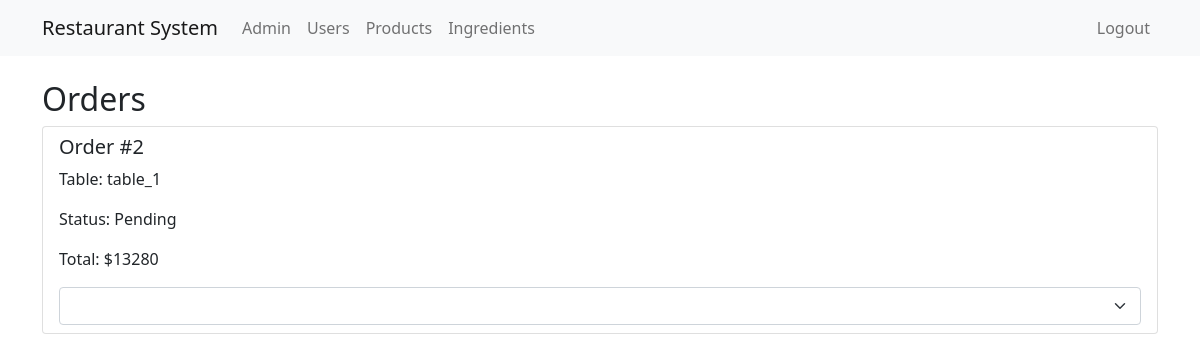
Page /orders/ (signed in) on the committed database.
### core/models.py (models this page shows)
class Order(models.Model):
    STATUS_CHOICES = (
        ('waiting', 'Waiting'),
        ('pending', 'Pending'),
        ('processing', 'Processing'),
        ('ready', 'Ready'),
        ('cancelled', 'Cancelled'),
    )
    ORDER_TYPES = (
        ('offline', 'Offline'),
        ('online', "Online"),
    )
    PAYMENT_TYPES = (
        ('cash', 'Cash'),
        ('card', 'Card'),
        ('qr', 'QR'),
    )
    order_status = models.CharField(max_length=20, choices=STATUS_CHOICES, default='waiting')
    order_type = models.CharField(max_length=20, choices=ORDER_TYPES, default='offline')
    payment_type = models.CharField(max_length=20, choices=ORDER_TYPES, default='card')
    table = models.ForeignKey(User, on_delete=models.CASCADE, limit_choices_to={'role': 'table'})
    price = models.IntegerField(default=0)
    total_price = models.IntegerField(default=0)
    payment_id = models.CharField(max_length=100, blank=True)
    created_at = models.DateTimeField(auto_now_add=True)

class User(AbstractUser):
    ROLES = (
        ('admin', 'Administrator'),
        ('manager', 'Manager'),
        ('table', 'Table'),
        ('other', 'Other'),
    )
    nickname = models.CharField(max_length=50, blank=True, default="")
    role = models.CharField(max_length=10, choices=ROLES, default='other')

### core/views.py (the view)
# urls.py: path('orders/', orders, name='orders'),
@login_required
def orders(request):
    if request.user.role not in ['admin', 'manager']:
        return redirect('home')
    orders = Order.objects.all().order_by('-created_at')
    return render(request, 'orders.html', {'orders': orders})

### core/templates/orders.html (shortened to what this page needs)
{% extends 'base.html' %}
{% block content %}
    <h2>Orders</h2>
    {% if orders %}
        <ul class="list-group">
            {% for order in orders %}
                <li class="list-group-item">
                    <h5>Order #{{ order.id }}</h5>
                    <p>Table: {{ order.table.username }}</p>
                    <p>Status: {{ order.get_order_status_display }}</p>
                    <p>Total: ${{ order.total_price }}</p>
                    <select class="form-select status-select" data-order-id="{{ order.id }}">
                    </select>
                </li>
            {% endfor %}
        </ul>
    {% else %}
        <p>No orders found.</p>
    {% endif %}
{% endblock %}

### rows in the picture
Order: id "2", table.username "table_1", order_status "Pending", total_price "13280"
